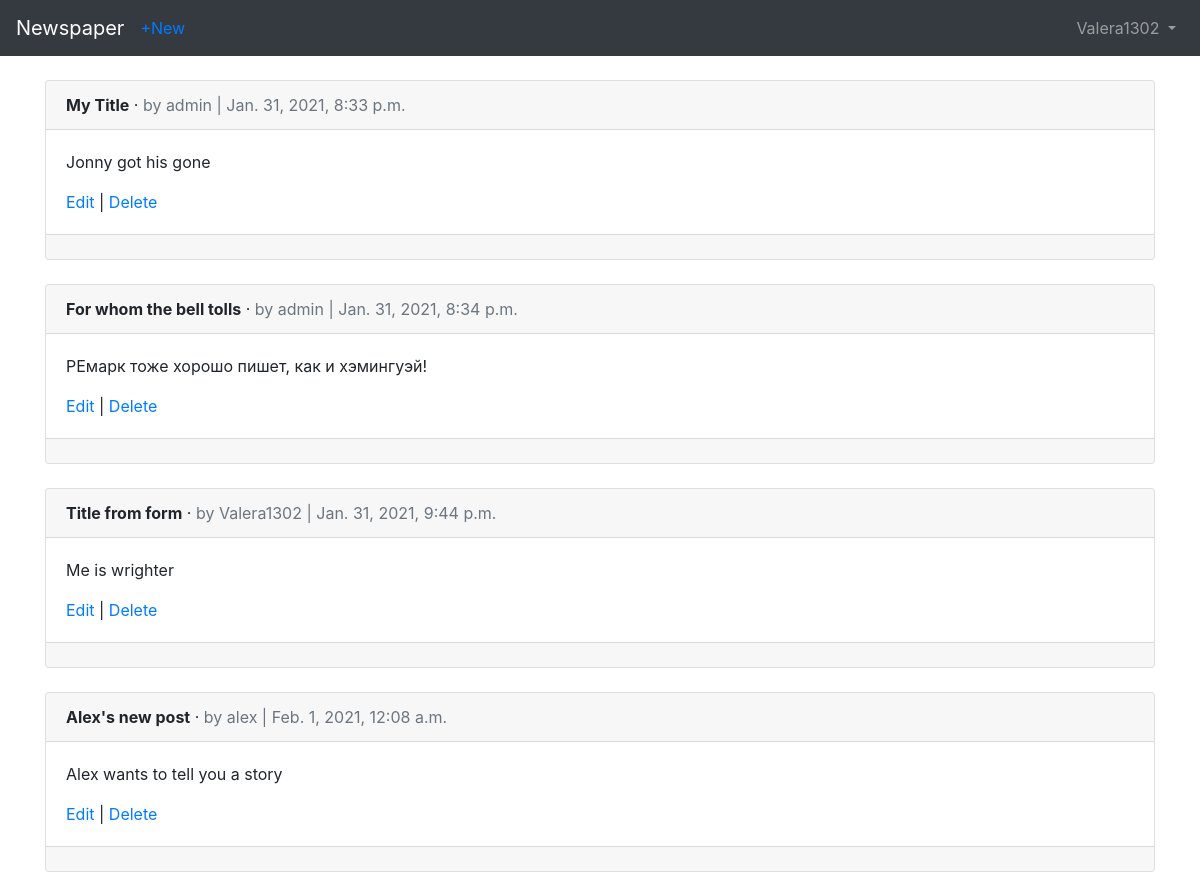
/articles/ (signed in), run on the app's committed database.
### users/models.py (models this page shows)
class CustomUser(AbstractUser):
    age = models.PositiveIntegerField(null=True, blank=True)

### articles/models.py (models this page shows, shortened)
class Article(models.Model):
    title = models.CharField(max_length=255)
    body = models.TextField()
    date = models.DateTimeField(auto_now_add=True)
    author = models.ForeignKey( get_user_model(), on_delete=models.CASCADE, )

### articles/views.py (the view)
# urls.py: path('', ArticleListView.as_view(), name='article_list'),
class ArticleListView(LoginRequiredMixin, ListView):
    model = Article
    template_name = 'article_list.html'
    login_url = 'login'

### templates/article_list.html (shortened to what this page needs)
{% extends 'base.html' %}
{% block content %}
{% for article in object_list %}
<div class="card">
<div class="card-header">
<span class="font-weight-bold">{{ article.title }}</span> &middot;
<span class="text-muted">by {{ article.author }} |
{{ article.date }}</span>
</div>
<div class="card-body">
<p>{{ article.body }}</p>
<a href="{% url 'article_edit' article.pk %}">Edit</a> |
<a href="{% url 'article_delete' article.pk %}">Delete</a>
</div>
<div class="card-footer">
</div>
</div>
<br />
{% endfor %}
{% endblock content %}

### templates/base.html (shortened to what this page needs)
<!doctype html>
<html lang="en">
<head>
<link rel="stylesheet"
<link rel="stylesheet" href="https://stackpath.bootstrapcdn.com/bootstrap/4.3.1/css/bootstrap.min.css">
</head>
<body>
    <nav class="navbar navbar-expand-md navbar-dark bg-dark mb-4">
    <a class="navbar-brand" href="{% url 'home' %}">Newspaper</a>
    {% if user.is_authenticated %}
        <ul class="navbar-nav mr-auto">
            <li class="nav-item"><a href="{% url 'article_new' %}">+New</a></li>
        </ul>
    {% endif %}
    <div class="collapse navbar-collapse" id="navbarCollapse">
    {% if user.is_authenticated %}
    <ul class="navbar-nav ml-auto">
    <li class="nav-item">
    <a class="nav-link dropdown-toggle" href="#" id="userMenu"
    data-toggle="dropdown" aria-haspopup="true"
    aria-expanded="false">
    {{ user.username }}
    </a>
    </li>
    </ul>
    {% endif %}
    </div>
    </nav>
<div class="container">
{% block content %}
{% endblock content %}
</div>
</body>
</html>

### data on the page
CustomUser: username "Valera1302"
Article: title "My Title", author "admin", date "Jan. 31, 2021, 8:33 p.m.", body "Jonny got his gone"
Article: title "For whom the bell tolls", author "admin", date "Jan. 31, 2021, 8:34 p.m.", body "РЕмарк тоже хорошо пишет, как и хэмингуэй!"
Article: title "Title from form", author "Valera1302", date "Jan. 31, 2021, 9:44 p.m.", body "Me is wrighter"
Article: title "Alex's new post", author "alex", date "Feb. 1, 2021, 12:08 a.m.", body "Alex wants to tell you a story"
